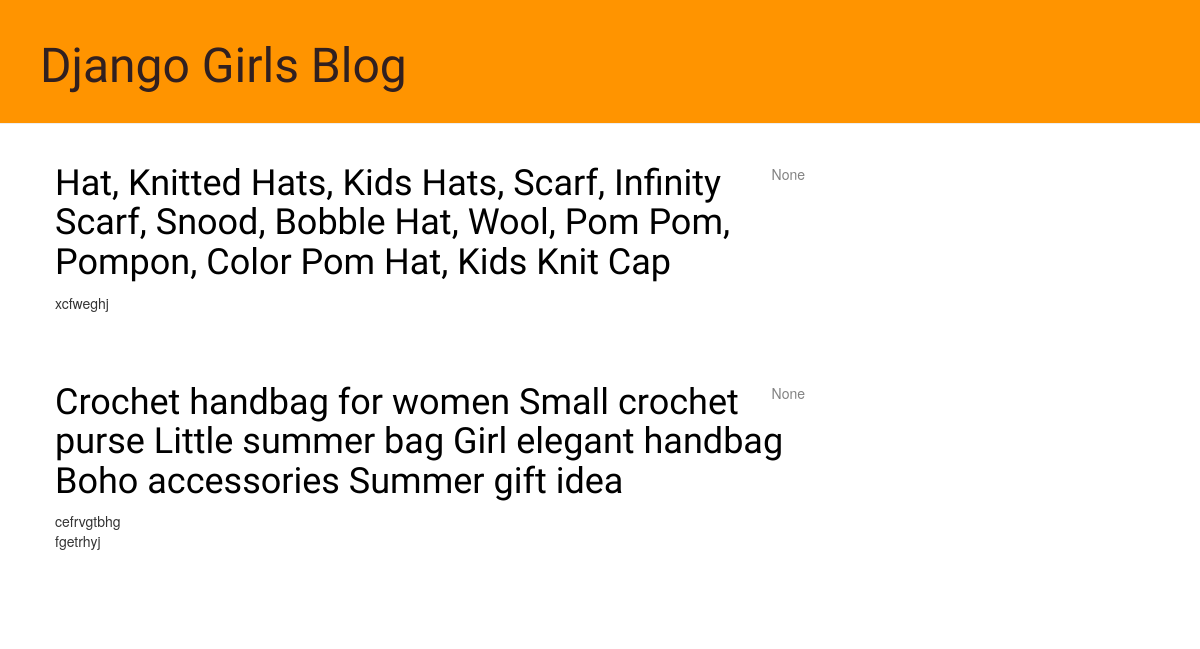
The app's page /, older data.
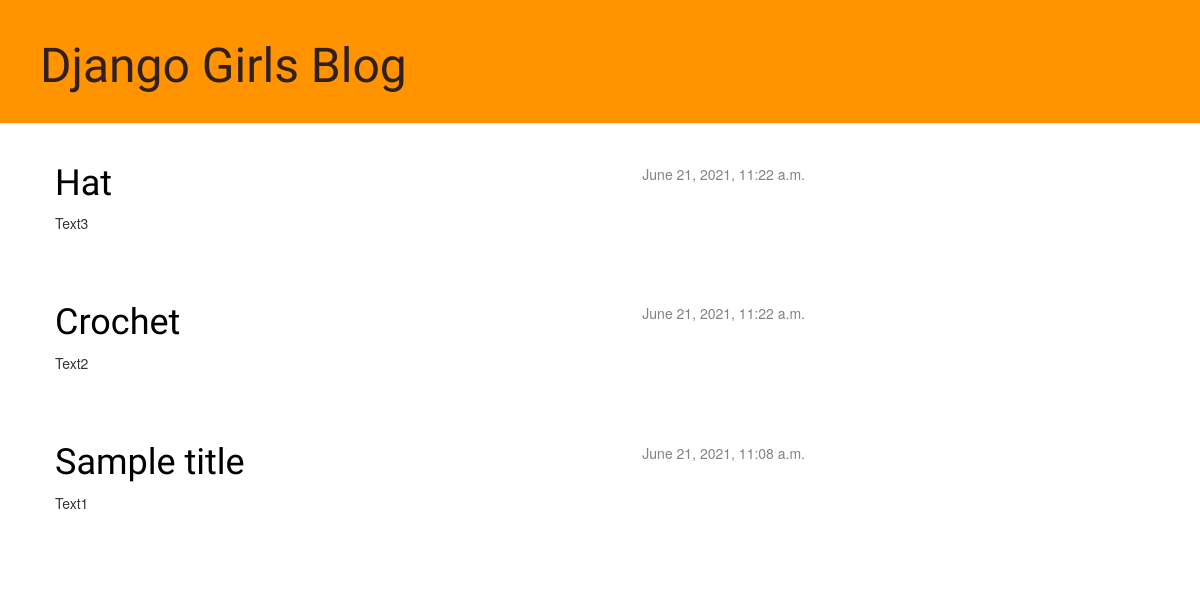
The same page, newer data.
### blog/models.py (models this page shows, shortened)
class Post(models.Model):
    author = models.ForeignKey('auth.User', on_delete=models.CASCADE)
    title = models.CharField(max_length=200)
    text = models.TextField()
    created_date = models.DateTimeField(
            default=timezone.now)
    published_date = models.DateTimeField(
            blank=True, null=True)

### blog/views.py (the view)
# urls.py: path(r'', views.post_list, name='post_list'),
def post_list(request):
    posts = Post.objects.filter(published_date__lte=timezone.now()).order_by('published_date')
    posts = Post.objects.all()
    return render(request, 'blog/post_list.html', {'posts': posts})

### blog/templates/blog/post_list.html
{% extends 'blog/base.html' %}
{% block content %}
    {% for post in posts %}
        <div class="post">
            <div class="date">
                {{ post.published_date }}
            </div>
            <h1><a href="{% url 'post_detail' pk=post.pk %}">{{ post.title }}</a></h1>
            <p>{{ post.text|linebreaksbr }}</p>
        </div>
    {% endfor %}
{% endblock %}

### blog/templates/blog/base.html (shortened to what this page needs)
{% load static %}
<html>
    <head>
        <link rel="stylesheet" href="//maxcdn.bootstrapcdn.com/bootstrap/3.2.0/css/bootstrap.min.css">
        <link rel="stylesheet" href="//maxcdn.bootstrapcdn.com/bootstrap/3.2.0/css/bootstrap-theme.min.css">
        <link rel="stylesheet" href="{% static 'css/blog.css' %}">
    </head>
    <body>
        <div class="page-header">
            <h1><a href="/">Django Girls Blog</a></h1>
        </div>
        <div class="content container">
            <div class="row">
                <div class="col-md-8">
                {% block content %}
                {% endblock %}
                </div>
            </div>
        </div>
    </body>
</html>

### blog/static/css/blog.css (style rules this page uses)
.page-header { background-color: #ff9400; margin-top: 0; padding: 20px 20px 20px 40px; }
.page-header h1, .page-header h1 a, .page-header h1 a:visited, .page-header h1 a:active { color: #312020; font-size: 36pt; text-decoration: none; }
.content { margin-left: 40px; }
h1, h2, h3, h4 { font-family: 'Lobster', cursive; }
.date { float: right; color: #828282; }
.post { margin-bottom: 70px; }
.post h1 a, .post h1 a:visited { color: #000000; }

Row changes from the older to the newer data that the page shows:
changed Post: published_date "None" → "June 21, 2021, 11:22 a.m."; title "Hat, Knitted Hats, Kids Hats, Scarf, Infinity Scarf, Snood, Bobble Hat, Wool, Pom Pom, Pompon, Color Pom Hat, Kids Knit Cap" → "Hat"; text "xcfweghj" → "Text3"
changed Post: published_date "None" → "June 21, 2021, 11:22 a.m."; title "Crochet handbag for women Small crochet purse Little summer bag Girl elegant handbag Boho accessories Summer gift idea" → "Crochet"; text "cefrvgtbhg fgetrhyj" → "Text2"
added Post: published_date "June 21, 2021, 11:08 a.m.", title "Sample title", text "Text1"
